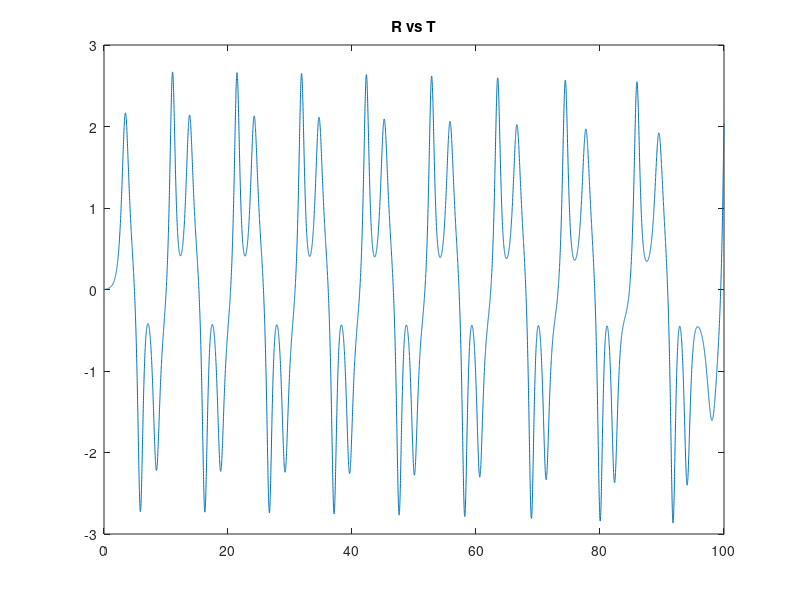
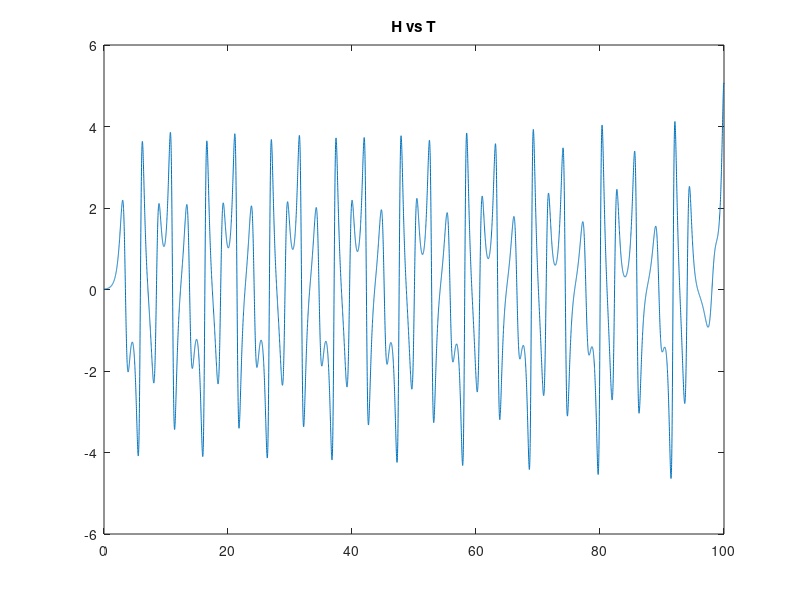
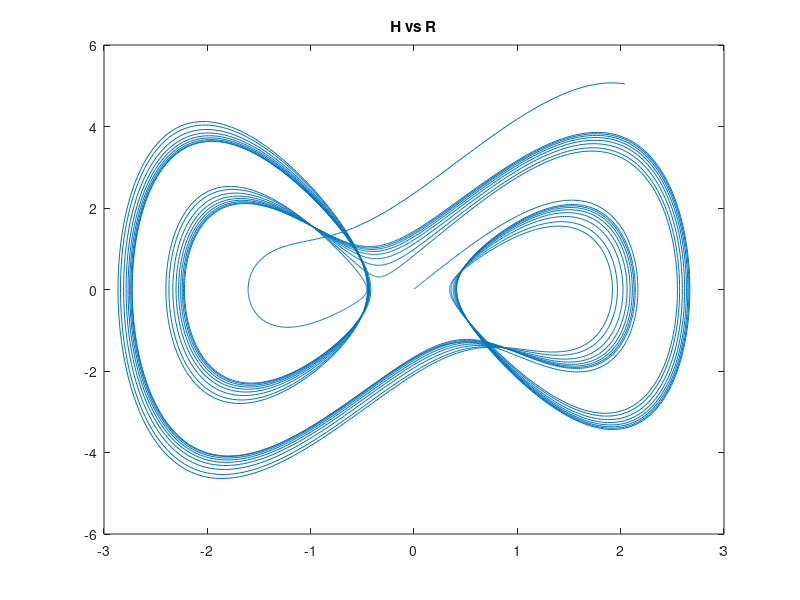

The MATLAB source for these figures, in order:
% System Simulation Problem 15
% Written by Josh Humphrey
clear
N = 10000;
T = 0.01;
t = linspace(0,T*N,N);
Deriv_1 = zeros(1,N);
Deriv_2 = zeros(1,N);
R = zeros(1,N);
a = 0.5;
b = -5.6;
Deriv_1(1) = 0.01;
Deriv_2(1) = 0.01;

for k=1:(N-1)
    k1_1 = Deriv_1(k);
    k1_2 = Deriv_2(k);
    k1_3 = -a.*Deriv_2(k)-b.*(1-R(k)^2).*Deriv_1(k)-R(k);
    
    Mid1_1=R(k)+.5.*T.*k1_1;
    Mid1_2=Deriv_1(k)+.5.*T.*k1_2;
    Mid1_3=Deriv_2(k)+.5*T.*k1_3;
    
    k2_1 = Mid1_2;
    k2_2 = Mid1_3;
    k2_3 = -a*Mid1_3-b.*(1-Mid1_1.^2) .* Mid1_2 - Mid1_1;
    
    Mid2_1=R(k)+.5*T*k2_1;
    Mid2_2=Deriv_1(k)+.5*T.*k2_2;
    Mid2_3=Deriv_2(k)+.5*T.*k2_3;
    
    k3_1 = Mid2_2;
    k3_2 = Mid2_3;
    k3_3 = -a.*Mid2_3-b.*(1-Mid2_1^2).*Mid2_2 - Mid2_1;

    Mid3_1=R(k)+T.*k3_1;
    Mid3_2=Deriv_1(k)+T.*k3_2;
    Mid3_3=Deriv_2(k)+T.*k3_3;
    
    k4_1 = Mid3_2;
    k4_2 = Mid3_3;
    k4_3 = -a.*Mid3_3-b.*(1-Mid3_1^2).*Mid3_2-Mid3_1;
        
    R(k+1) = R(k) + (T/6).*(k1_1+2.*k2_1+2.*k3_1+k4_1);
    Deriv_1(k+1) = Deriv_1(k) + (T/6).*(k1_2+2.*k2_2+2.*k3_2+k4_2);
    Deriv_2(k+1) = Deriv_2(k) + (T/6).*(k1_3+2.*k2_3+2.*k3_3+k4_3);
end

figure(1)
plot(t,R)
title('R vs T')

figure(2)
plot(t,Deriv_1)
title('H vs T')

figure(3)
plot(R,Deriv_1)
title('H vs R')


